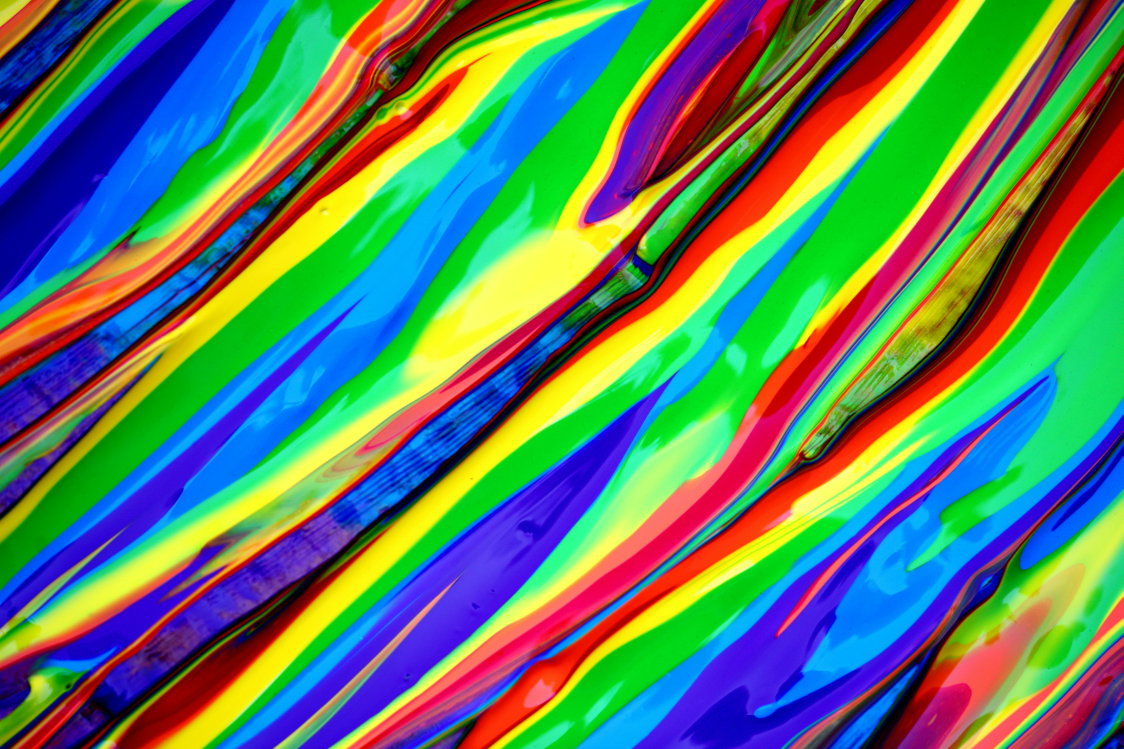
#> input picture Lab 8/Task&JPG/pexels-mccutcheon-1317559.jpg, 5616 x 3744 px, found by its file name (shown at 1/5 size)
$ python main.py
#> lines starting #> are read from the running program, lines starting #| are printed output that depends on the picture
# Before the program run, sure that image's path is correct
# Task 1
import cv2
# Task 2
img = cv2.imread('C:/Users/samet/Desktop/pexels-mccutcheon-1317559.jpg')
#> img is the input picture: shape (3744, 5616, 3); mean B, G, R 101.4, 126.9, 94.4
# Controlling if the image is added or not
if img is None:
    print("The image is not read")
else:
    print("Image read successfully")
# new width and new height because my original image is too big
width=700
height=700
resized_img=cv2.resize(img,(width,height))
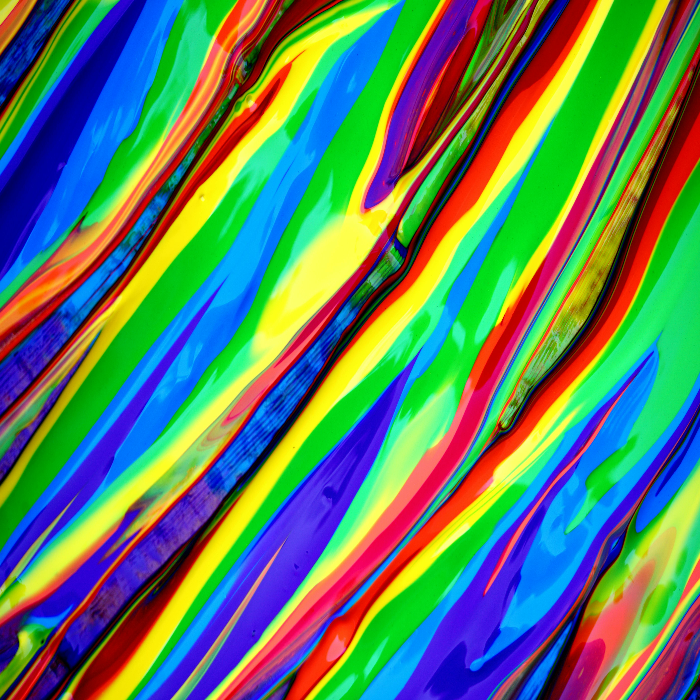
#> resized_img: shape (700, 700, 3); mean B, G, R 101.3, 126.8, 94.4

# Task3 & 4
(B,G,R) = cv2.split(resized_img)
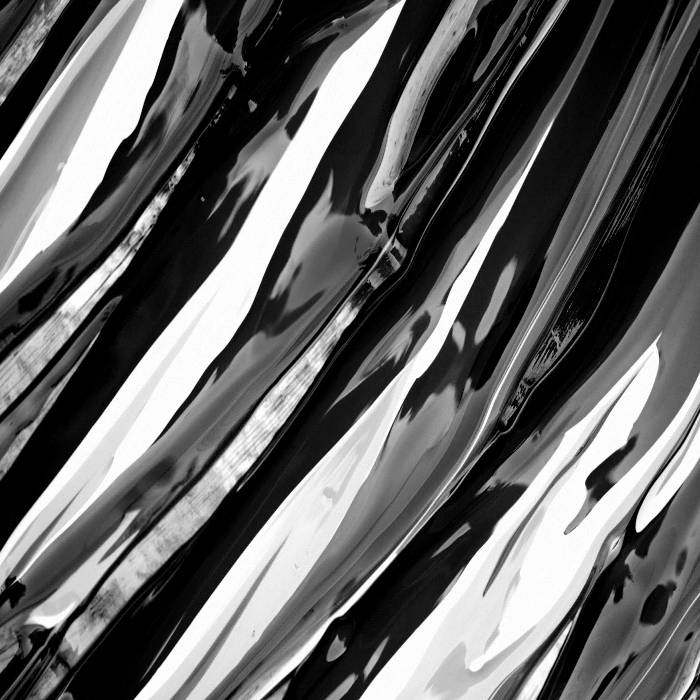
#> B: shape (700, 700); min 0, max 255, mean 101.3
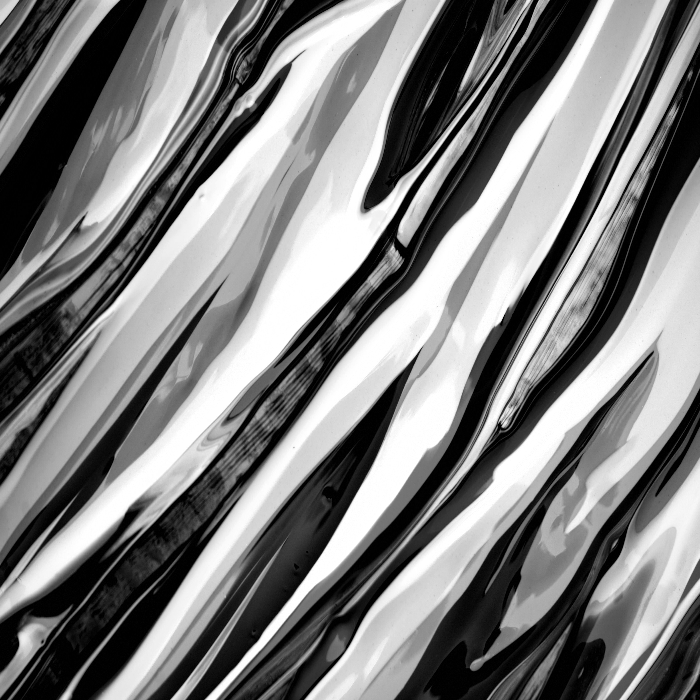
#> G: shape (700, 700); min 0, max 255, mean 126.8
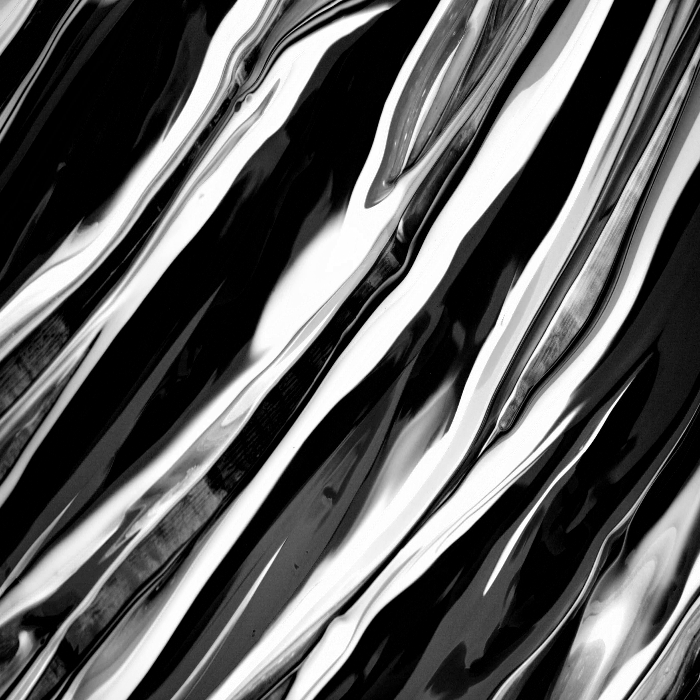
#> R: shape (700, 700); min 0, max 255, mean 94.4

# Task 5
cv2.imshow("Blue",B)
cv2.imshow("Red",R)
cv2.imshow("Green",G)

# Task 6
# Set the green channel values to 0
G[:, :] = 0
#> G: shape (700, 700); every value is 0

# Task 7
# Merge the modified color channels back together
modified_image = cv2.merge([B, G, R])
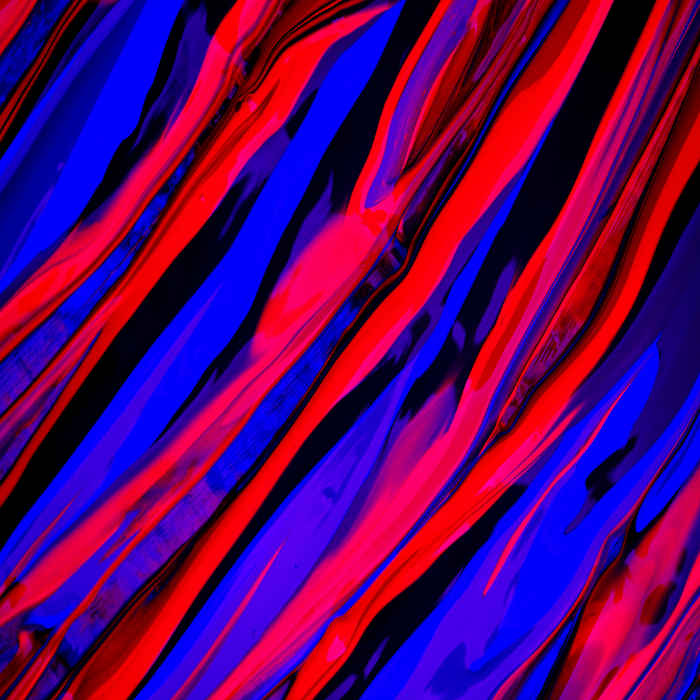
#> modified_image: shape (700, 700, 3); mean B, G, R 101.3, 0, 94.4

# Display the modified image
cv2.imshow('Modified Image', modified_image)
cv2.waitKey(0)
cv2.destroyAllWindows()
